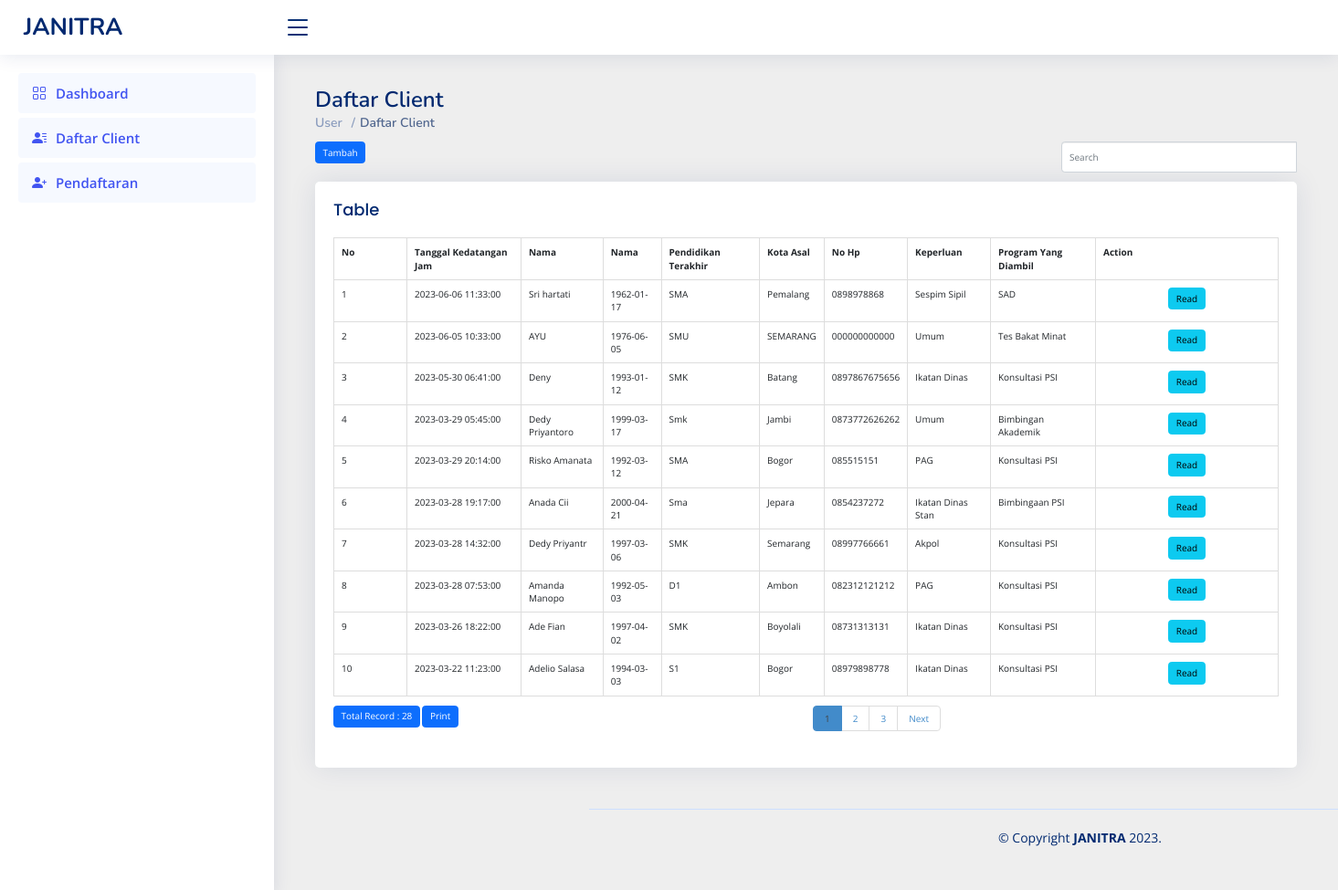
The page /index.php/u_dat on the database its author committed.
### tables this page shows
CREATE TABLE `kedatangan` (
  `no` int(100) NOT NULL,
  `tanggal_kedatangan_jam` datetime NOT NULL,
  `nama` varchar(500) NOT NULL,
  `tanggal_lahir` date NOT NULL,
  `pendidikan_terakhir` varchar(500) NOT NULL,
  `kota_asal` varchar(500) NOT NULL,
  `no_hp` varchar(40) NOT NULL COMMENT '(+62)',
  `keperluan` varchar(500) NOT NULL,
  `program_yang_diambil` varchar(500) NOT NULL
);

### application/controllers/U_dat.php (called while the page is built, shortened)
<?php
class U_dat extends CI_Controller
{
    function __construct()
    {
        $this->load->model('U_dat_model');
        $this->load->library('form_validation');
    }
    public function index()
    {
        $q = urldecode($this->input->get('q', TRUE));
        $start = intval($this->input->get('start'));
        if ($q <> '') {
            $config['base_url'] = base_url() . 'u_dat/index.html?q=' . urlencode($q);
            $config['first_url'] = base_url() . 'u_dat/index.html?q=' . urlencode($q);
        } else {
            $config['base_url'] = base_url() . 'u_dat/index.html';
            $config['first_url'] = base_url() . 'u_dat/index.html';
        }
        $config['per_page'] = 10;
        $config['page_query_string'] = TRUE;
        $config['total_rows'] = $this->U_dat_model->total_rows($q);
        $u_dat = $this->U_dat_model->get_limit_data($config['per_page'], $start, $q);
        $this->load->library('pagination');
        $this->pagination->initialize($config);
        $data = array(
            'u_dat_data' => $u_dat,
            'q' => $q,
            'pagination' => $this->pagination->create_links(),
            'total_rows' => $config['total_rows'],
            'start' => $start,
        );
        $this->load->view('u_dat/kedatangan_list', $data);
    }
}

### index.php (called while the page is built, shortened)
<?php
require_once BASEPATH.'core/CodeIgniter.php';

### application/config/config.php (called while the page is built, shortened)
<?php
$config['base_url'] = 'http://localhost/janitra';
$config['index_page'] = '';
$config['uri_protocol']	= 'REQUEST_URI';
$config['url_suffix'] = '.html';
$config['language']	= 'english';
$config['charset'] = 'UTF-8';
$config['enable_hooks'] = FALSE;
$config['subclass_prefix'] = 'MY_';
$config['composer_autoload'] = FALSE;
$config['permitted_uri_chars'] = 'a-z 0-9~%.:_\-';
$config['allow_get_array'] = TRUE;
$config['enable_query_strings'] = FALSE;
$config['controller_trigger'] = 'c';
$config['function_trigger'] = 'm';
$config['directory_trigger'] = 'd';
$config['log_threshold'] = 0;
$config['log_path'] = '';
$config['log_file_extension'] = '';
$config['log_file_permissions'] = 0644;
$config['log_date_format'] = 'Y-m-d H:i:s';
$config['error_views_path'] = '';
$config['cache_path'] = '';
$config['cache_query_string'] = FALSE;
$config['encryption_key'] = '';
$config['sess_driver'] = 'files';
$config['sess_cookie_name'] = 'ci_session';
$config['sess_expiration'] = 7200;
$config['sess_save_path'] = NULL;
$config['sess_match_ip'] = FALSE;
$config['sess_time_to_update'] = 300;
$config['sess_regenerate_destroy'] = FALSE;
$config['cookie_prefix']	= '';
$config['cookie_domain']	= '';
$config['cookie_path']		= '/';
$config['cookie_secure']	= FALSE;
$config['cookie_httponly'] 	= FALSE;
$config['standardize_newlines'] = FALSE;
$config['global_xss_filtering'] = FALSE;
$config['csrf_protection'] = FALSE;
$config['csrf_token_name'] = 'csrf_test_name';
$config['csrf_cookie_name'] = 'csrf_cookie_name';
$config['csrf_expire'] = 7200;
$config['csrf_regenerate'] = TRUE;
$config['csrf_exclude_uris'] = array();
$config['compress_output'] = FALSE;
$config['time_reference'] = 'local';
$config['rewrite_short_tags'] = FALSE;
$config['proxy_ips'] = '';

### application/models/U_dat_model.php (called while the page is built, shortened)
<?php
class U_dat_model extends CI_Model
{
    public $table = 'kedatangan';
    public $id = 'no';
    public $order = 'DESC';
    function total_rows($q = NULL) {
        $this->db->like('no', $q);
	$this->db->or_like('tanggal_kedatangan_jam', $q);
	$this->db->or_like('nama', $q);
	$this->db->or_like('tanggal_lahir', $q);
	$this->db->or_like('pendidikan_terakhir', $q);
	$this->db->or_like('kota_asal', $q);
	$this->db->or_like('no_hp', $q);
	$this->db->or_like('keperluan', $q);
	$this->db->or_like('program_yang_diambil', $q);
	$this->db->from($this->table);
        return $this->db->count_all_results();
    }
    function get_limit_data($limit, $start = 0, $q = NULL) {
        $this->db->order_by($this->id, $this->order);
        $this->db->like('no', $q);
	$this->db->or_like('tanggal_kedatangan_jam', $q);
	$this->db->or_like('nama', $q);
	$this->db->or_like('tanggal_lahir', $q);
	$this->db->or_like('pendidikan_terakhir', $q);
	$this->db->or_like('kota_asal', $q);
	$this->db->or_like('no_hp', $q);
	$this->db->or_like('keperluan', $q);
	$this->db->or_like('program_yang_diambil', $q);
	$this->db->limit($limit, $start);
        return $this->db->get($this->table)->result();
    }
}

### application/views/u_dat/kedatangan_list.php (the view, shortened to what this page needs)
<!doctype html>
<html>
    <head>
        <link rel="stylesheet" href="<?php echo base_url('assets/bootstrap/css/bootstrap.min.css') ?>"/>
  <link href="<?php echo base_url('assets/vendor/bootstrap/css/bootstrap.min.css') ?>" rel="stylesheet">
  <link href="<?php echo base_url('assets/vendor/bootstrap-icons/bootstrap-icons.css') ?>" rel="stylesheet">
  <link href="<?php echo base_url('assets/vendor/boxicons/css/boxicons.min.css') ?>" rel="stylesheet">
  <link href="<?php echo base_url('assets/vendor/quill/quill.snow.css') ?>" rel="stylesheet">
  <link href="<?php echo base_url('assets/vendor/quill/quill.bubble.css') ?>" rel="stylesheet">
  <link href="<?php echo base_url('assets/vendor/remixicon/remixicon.css') ?>" rel="stylesheet">
  <link href="<?php echo base_url('assets/vendor/simple-datatables/style.css') ?>" rel="stylesheet">
  <link href="<?php echo base_url('assets/css/style.css') ?>" rel="stylesheet">
    </head>
    <body>
  <header id="header" class="header fixed-top d-flex align-items-center">
    <div class="d-flex align-items-center justify-content-between">
      <a href="http://pendaftaran.dedypriyanto.my.id/u_home" class="logo d-flex align-items-center">
        <span class="d-none d-lg-block">JANITRA</span>
      </a>
      <i class="bi bi-list toggle-sidebar-btn"></i>
    </div>
  </header>
  <aside id="sidebar" class="sidebar">
    <ul class="sidebar-nav" id="sidebar-nav">
      <li class="nav-item">
        <a class="nav-link " href="http://localhost/janitra/u_home">
          <i class="bi bi-grid"></i>
          <span>Dashboard</span>
        </a>
      </li>
         <li class="nav-item">
        <a class="nav-link " href="http://localhost/janitra/u_dat">
          <i class="bi bi-person-lines-fill"></i>
          <span>Daftar Client</span>
        </a>
      </li>
         <li class="nav-item">
        <a class="nav-link " href="http://localhost/janitra/u_dat/create">
          <i class="bi bi-person-plus-fill"></i>
          <span>Pendaftaran</span>
        </a>
  </aside>
  <main id="main" class="main">
    <div class="pagetitle">
      <h1>Daftar Client </h1>
      <nav>
        <ol class="breadcrumb">
          <li class="breadcrumb-item"><a href="u_home">User</a></li>
          <li class="breadcrumb-item active">Daftar Client</li>
        </ol>
      </nav>
    </div>
        <div class="row" style="margin-bottom: 10px">
            <div class="col-md-4">
                <?php echo anchor(site_url('u_dat/create'),'Tambah', 'class="btn btn-primary"'); ?>
            </div>
            <div class="col-md-4 text-center">
            </div>
            <div class="col-md-1 text-right">
            </div>
            <div class="col-md-3 text-right">
                <form action="<?php echo site_url('u_dat'); ?>" class="form-inline" method="get">
                    <div class="input-group">
                        <input type="text" class="form-control" placeholder="Search" name="q" value="<?php echo $q; ?>">
                    </div>
                </form>
            </div>
        </div>
         <div class="card">
            <div class="card-body">
              <h1 class="card-title">Table</h1>
        <div class="table-responsive">
        <table class="table table-bordered" style="margin-bottom: 10px">
            <tr>
                <th>No</th>
		<th>Tanggal Kedatangan Jam</th>
		<th>Nama</th>
		<th>Nama</th>
		<th>Pendidikan Terakhir</th>
		<th>Kota Asal</th>
		<th>No Hp</th>
		<th>Keperluan</th>
		<th>Program Yang Diambil</th>
		<th>Action</th>
            </tr><?php
            foreach ($u_dat_data as $u_dat)
            {
                ?>
                <tr>
			<td width="80px"><?php echo ++$start ?></td>
			<td><?php echo $u_dat->tanggal_kedatangan_jam ?></td>
			<td><?php echo $u_dat->nama ?></td>
			<td><?php echo $u_dat->tanggal_lahir ?></td>
			<td><?php echo $u_dat->pendidikan_terakhir ?></td>
			<td><?php echo $u_dat->kota_asal ?></td>
			<td><?php echo $u_dat->no_hp ?></td>
			<td><?php echo $u_dat->keperluan ?></td>
			<td><?php echo $u_dat->program_yang_diambil ?></td>
			<td style="text-align:center" width="200px">
				<?php
        echo anchor(site_url('u_dat/read/'.$u_dat->no),'Read', 'class="btn btn-info"');
        ?>
			</td>
		</tr>
                <?php
            }
            ?>
        </table>
        <div class="row">
            <div class="col-md-6">
                <a href="#" class="btn btn-primary">Total Record : <?php echo $total_rows ?></a>
                	 <?php echo anchor(site_url('cetak'),'Print', 'class="btn btn-primary"'); ?>
	    </div>
            <div class="col-md-6 text-right">
                <?php echo $pagination ?>
            </div>
        </div>
        </div>
        </div>
        </div>
      <br//>
  <footer id="footer" class="footer">
    <div class="copyright">
      &copy; Copyright <strong><span>JANITRA</span></strong> 2023.
    </div>
  </footer>
    </body>
</html>

### assets/css/style.css (style rules this page uses)
:root { scroll-behavior: smooth; }
body { font-family: "Open Sans", sans-serif; background: #f6f9ff; color: #444444; }
a { color: #4154f1; text-decoration: none; }
h1, h2, h3, h4, h5, h6 { font-family: "Nunito", sans-serif; }
#main { margin-top: 60px; padding: 20px 30px; transition: all 0.3s; }
.pagetitle { margin-bottom: 10px; }
.pagetitle h1 { font-size: 24px; margin-bottom: 0; font-weight: 600; color: #012970; }
.card { margin-bottom: 30px; border: none; border-radius: 5px; box-shadow: 0px 0 30px rgba(1, 41, 112, 0.1); }
.card-title { padding: 20px 0 15px 0; font-size: 18px; font-weight: 500; color: #012970; font-family: "Poppins", sans-serif; }
.card-body { padding: 0 20px 20px 20px; }
.breadcrumb { font-size: 14px; font-family: "Nunito", sans-serif; color: #899bbd; font-weight: 600; }
.breadcrumb a { color: #899bbd; transition: 0.3s; }
.breadcrumb .breadcrumb-item::before { color: #899bbd; }
.breadcrumb .active { color: #51678f; font-weight: 600; }
.logo { line-height: 1; }
@media (min-width: 1200px) { .logo { width: 280px; } }
.logo span { font-size: 26px; font-weight: 700; color: #012970; font-family: "Nunito", sans-serif; }
.header { transition: all 0.5s; z-index: 997; height: 60px; box-shadow: 0px 2px 20px rgba(1, 41, 112, 0.1); background-color: #fff; padding-left: 20px; }
.header .toggle-sidebar-btn { font-size: 32px; padding-left: 10px; cursor: pointer; color: #012970; }
.sidebar { position: fixed; top: 60px; left: 0; bottom: 0; width: 300px; z-index: 996; transition: all 0.3s; padding: 20px; overflow-y: auto; scrollbar-width: thin; scrollbar-color: #aab7cf transparent; box-shadow: 0px 0px 20px rgba(1, 41, 112, 0.1); background-color: #fff; }
@media (min-width: 1200px) { #main, #footer { margin-left: 300px; } }
.sidebar-nav { padding: 0; margin: 0; list-style: none; }
.sidebar-nav li { padding: 0; margin: 0; list-style: none; }
.sidebar-nav .nav-item { margin-bottom: 5px; }
.sidebar-nav .nav-link { display: flex; align-items: center; font-size: 15px; font-weight: 600; color: #4154f1; transition: 0.3; background: #f6f9ff; padding: 10px 15px; border-radius: 4px; }
.sidebar-nav .nav-link i { font-size: 16px; margin-right: 10px; color: #4154f1; }
.footer { padding: 20px 0; font-size: 14px; transition: all 0.3s; border-top: 1px solid #cddfff; }
.footer .copyright { text-align: center; color: #012970; }
body { background:#eee; }

### application/views/u_dat/kedatangan_list.php (style rules this page uses)
footer { position: container; bottom: 0; width: 100%; }
body { padding: 15px; }

### rows shown on the page
kedatangan: tanggal_kedatangan_jam "2023-06-06 11:33:00", nama "Sri hartati", tanggal_lahir "1962-01-17", pendidikan_terakhir "SMA", kota_asal "Pemalang", no_hp "0898978868", keperluan "Sespim Sipil", program_yang_diambil "SAD", no "Read"
kedatangan: tanggal_kedatangan_jam "2023-06-05 10:33:00", nama "AYU", tanggal_lahir "1976-06-05", pendidikan_terakhir "SMU", kota_asal "SEMARANG", no_hp "000000000000", keperluan "Umum", program_yang_diambil "Tes Bakat Minat", no "Read"
kedatangan: tanggal_kedatangan_jam "2023-05-30 06:41:00", nama "Deny", tanggal_lahir "1993-01-12", pendidikan_terakhir "SMK", kota_asal "Batang", no_hp "0897867675656", keperluan "Ikatan Dinas", program_yang_diambil "Konsultasi PSI", no "Read"
kedatangan: tanggal_kedatangan_jam "2023-03-29 05:45:00", nama "Dedy Priyantoro", tanggal_lahir "1999-03-17", pendidikan_terakhir "Smk", kota_asal "Jambi", no_hp "0873772626262", keperluan "Umum", program_yang_diambil "Bimbingan Akademik", no "Read"
kedatangan: tanggal_kedatangan_jam "2023-03-29 20:14:00", nama "Risko Amanata", tanggal_lahir "1992-03-12", pendidikan_terakhir "SMA", kota_asal "Bogor", no_hp "085515151", keperluan "PAG", program_yang_diambil "Konsultasi PSI", no "Read"
kedatangan: tanggal_kedatangan_jam "2023-03-28 19:17:00", nama "Anada Cii", tanggal_lahir "2000-04-21", pendidikan_terakhir "Sma", kota_asal "Jepara", no_hp "0854237272", keperluan "Ikatan Dinas Stan", program_yang_diambil "Bimbingaan PSI", no "Read"
kedatangan: tanggal_kedatangan_jam "2023-03-28 14:32:00", nama "Dedy Priyantr", tanggal_lahir "1997-03-06", pendidikan_terakhir "SMK", kota_asal "Semarang", no_hp "08997766661", keperluan "Akpol", program_yang_diambil "Konsultasi PSI", no "Read"
kedatangan: tanggal_kedatangan_jam "2023-03-28 07:53:00", nama "Amanda Manopo", tanggal_lahir "1992-05-03", pendidikan_terakhir "D1", kota_asal "Ambon", no_hp "082312121212", keperluan "PAG", program_yang_diambil "Konsultasi PSI", no "Read"
kedatangan: tanggal_kedatangan_jam "2023-03-26 18:22:00", nama "Ade Fian", tanggal_lahir "1997-04-02", pendidikan_terakhir "SMK", kota_asal "Boyolali", no_hp "08731313131", keperluan "Ikatan Dinas", program_yang_diambil "Konsultasi PSI", no "Read"
kedatangan: tanggal_kedatangan_jam "2023-03-22 11:23:00", nama "Adelio Salasa", tanggal_lahir "1994-03-03", pendidikan_terakhir "S1", kota_asal "Bogor", no_hp "08979898778", keperluan "Ikatan Dinas", program_yang_diambil "Konsultasi PSI", no "Read"

### other values the page prints
anchor(site_url('u_dat/create'),'Tambah', 'class="btn btn-primary"') "Tambah"
$total_rows "28"
anchor(site_url('cetak'),'Print', 'class="btn btn-primary"') "Print"
$pagination "1 2 3 Next"
